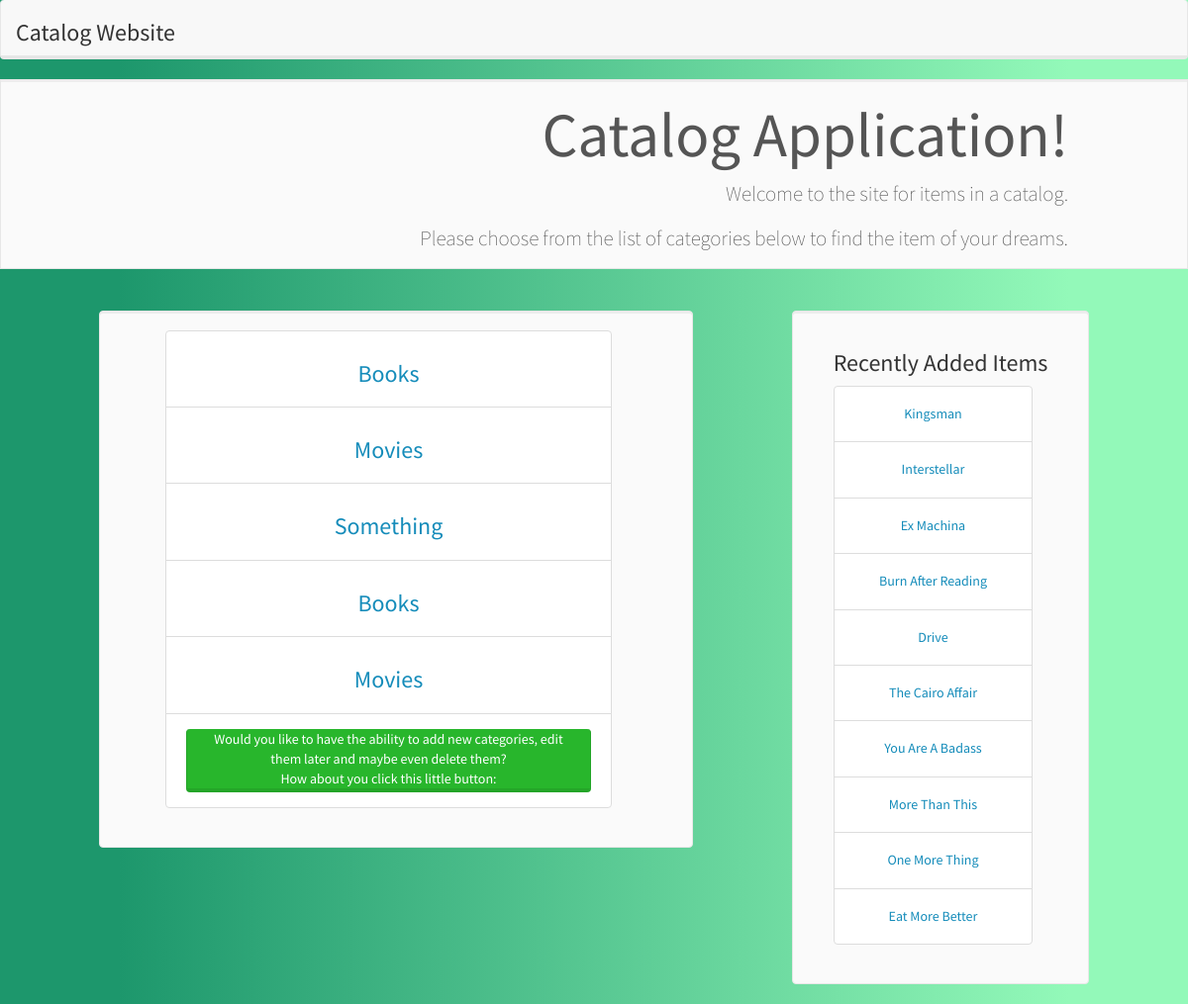
The page /category/ on the database its author committed.
### database_setup.py (models this page shows, shortened)
class Categories(Base):
    __tablename__ = 'categories'
    id = Column(Integer, primary_key=True)
    name = Column(String(30), nullable=False)
    image = Column(String(250), nullable=False)
    description = Column(String(250), nullable=False)
    user_id = Column(Integer, ForeignKey('users.id'))
    users = relationship(Users)

class Items(Base):
    __tablename__ = 'items'
    id = Column(Integer, primary_key=True)
    name = Column(String(30), nullable=False)
    image = Column(String(250), nullable=False)
    description = Column(String(250), nullable=False)
    user_id = Column(Integer, ForeignKey('users.id'))
    users = relationship(Users)
    category_id = Column(Integer, ForeignKey('categories.id'))
    categories = relationship(Categories, single_parent="true",
                              cascade="all, delete-orphan")

### catalog/views.py (the view)
@app.route('/')
@app.route('/index/')
@app.route('/category/')
def index():
    categories = models.category_list()
    items = models.items_get_10()
    if 'email' in login_session.keys():
        user_id = models.getUserID(login_session['email'])
        user = models.getUserInfo(user_id)
        return render_template('index.html', categories=categories,
                               items=items, user=user)
    else:
        state = ''.join(random.choice(string.ascii_uppercase + string.digits)
                        for x in xrange(32))
        login_session['state'] = state
        return render_template('public.html', STATE=state,
                               categories=categories, items=items)

### catalog/models.py (called while the page is built)
def category_list():
    return session.query(Categories).all()

def items_get_10():
    return session.query(Items).order_by(desc(Items.id)).limit(10).all()

### catalog/templates/public.html (shortened to what this page needs)
{% extends "layout.html" %}
  {% block body %}
    <nav class="navbar navbar-default">
      <div class="container-fluid">
        <div class="navbar-header">
          <h3>Catalog Website</h3>
        </div>
        <ul class="navbar-right">
        </ul>
      </div>
    </nav>
    <div class="jumbotron">
      <h1>Catalog Application!</h1>
      <p>Welcome to the site for items in a catalog.</p>
      <p>Please choose from the list of categories below to find the item of your dreams.</p>
    </div>
    <div class="col-md-6 col-md-offset-1 well">
      <ul class="list-group col-md-10 col-md-offset-1 text-center">
        {% for c in categories %}
        <li class="list-group-item">
          <h3><a href="{{ url_for('showCategory', category_id=c.id ) }}">{{ c.name }}</a></h3>
        </li>
        {% endfor %}
        <li class="list-group-item">
          <div class="alert alert-success" role="alert">Would you like to have
            the ability to add new categories, edit them later and maybe even
            delete them? </br> How about you click this little button: </br>
            </div>
      </ul>
    </div>
    <div class="col-md-3 col-md-offset-1 well">
      <h3 class="text-center">Recently Added Items</h3>
      <ul class="list-group col-md-10 col-md-offset-1 text-center">
        {% for i in items %}
        <li class="list-group-item">
          <h5><a href=" {{ url_for('showItem', category_id=i.category_id, item_id=i.id) }} ">{{ i.name }}</a></h5>
        </li>
        {% endfor %}
      </ul>
    </div>
  {% endblock %}

### catalog/static/main.css (style rules this page uses)
.jumbotron { padding: 0 10%; margin: 0 auto; margin-bottom: 3em; text-align: right; }
.navbar-header h3, .navbar-header .breadcrumb { display: inline-block; }
.alert { padding-top: 0; padding-right: 15px; padding-bottom: 0; padding-left: 15px; margin: 5px; }
.navbar-right { padding-top: 15px; padding-right: 15px; list-style-type: none }

### rows shown on the page
Categories: name "Books"
Categories: name "Movies"
Categories: name "Something"
Categories: name "Books"
Categories: name "Movies"
Items: name "Kingsman"
Items: name "Interstellar"
Items: name "Ex Machina"
Items: name "Burn After Reading"
Items: name "Drive"
Items: name "The Cairo Affair"
Items: name "You Are A Badass"
Items: name "More Than This"
Items: name "One More Thing"
Items: name "Eat More Better"
